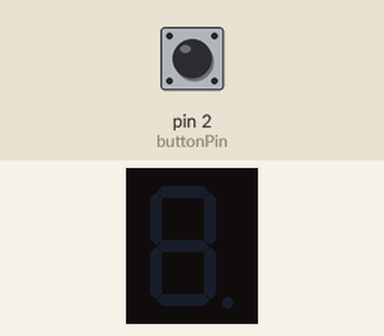
Simulated run of this sketch. Board: Arduino Uno, built with avr-gcc and run on an emulated ATmega328P. Parts: 1-digit seven-segment display. The inputs (shaded band) are chosen by the test bench; at power-on: pin 2 (buttonPin) HIGH. Random numbers use the default seed unless the sketch sets one.

Above: at 1.2 s.
1.3 s: pin 2 (buttonPin) pulled LOW for 3.2 s
At 1.6 s:
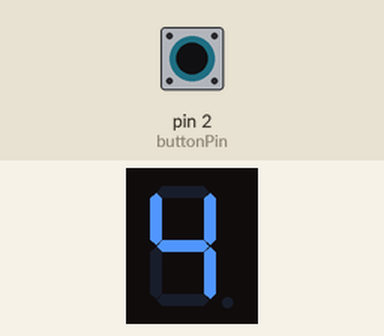
6.0 s: pin 2 (buttonPin) pulled LOW for 0.15 s
At 6.3 s:
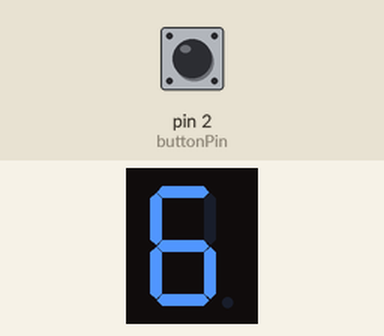
8.5 s: pin 2 (buttonPin) pulled LOW for 1 s
At 9.3 s:
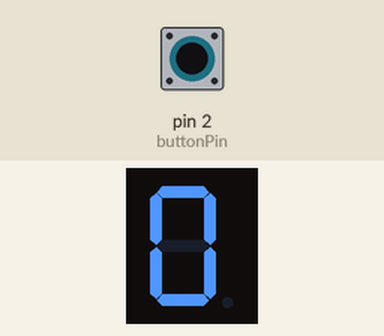
Timing chart, 0 to 11.5 s (numbered marks = the images above; inputs shaded):
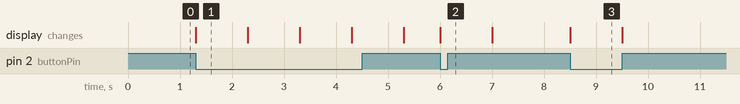

Measured:
- after the input at 1.3 s, the display: changes at once (image 1)
- after the input at 6.0 s, the display: changes at once (image 2)
- after the input at 8.5 s, the display: changes at once (image 3)
- what the display in image 1 shows lasts 1.0 s, from 1.3 s to 2.3 s

The sketch:

randomNumber.ino
```cpp
#include <SevSeg.h>

const int buttonPin = 2;   // Pin conectado al botón
const int displayPin1 = 3; // Pin conectado al segmento A del display
const int displayPin2 = 4; // Pin conectado al segmento B del display
const int displayPin3 = 5; // Pin conectado al segmento C del display
const int displayPin4 = 6; // Pin conectado al segmento D del display
const int displayPin5 = 7; // Pin conectado al segmento E del display
const int displayPin6 = 8; // Pin conectado al segmento F del display
const int displayPin7 = 9; // Pin conectado al segmento G del display

SevSeg sevseg;             // Objeto de la biblioteca SevSeg

int buttonState = 0;       // Variable para almacenar el estado del botón
int randomNumber = 0;     // Variable para almacenar el número aleatorio generado

void setup() {
  pinMode(buttonPin, INPUT_PULLUP); // Configurar el pin del botón como entrada con resistencia pull-up

  // Configurar los pines del display como salida
  pinMode(displayPin1, OUTPUT);
  pinMode(displayPin2, OUTPUT);
  pinMode(displayPin3, OUTPUT);
  pinMode(displayPin4, OUTPUT);
  pinMode(displayPin5, OUTPUT);
  pinMode(displayPin6, OUTPUT);
  pinMode(displayPin7, OUTPUT);

  byte numDigits = 1;      // Número de dígitos en el display (en este caso, solo se muestra un dígito)
  byte digitPins[] = {displayPin1, displayPin2, displayPin3, displayPin4, displayPin5, displayPin6, displayPin7}; // Pines de los segmentos del display
  byte segmentPins[] = {displayPin7, displayPin6, displayPin5, displayPin4, displayPin3, displayPin2, displayPin1}; // Pines de los dígitos del display
  sevseg.begin(COMMON_CATHODE, numDigits, digitPins, segmentPins); // Inicializar el objeto SevSeg

  randomSeed(analogRead(A0)); // Inicializar la semilla del generador de números aleatorios con una lectura analógica
}

void loop() {
  buttonState = digitalRead(buttonPin); // Leer el estado del botón

  if (buttonState == LOW) { // Si se presiona el botón
    randomNumber = random(0, 10); // Generar un número aleatorio entre 0 y 9

    // Mostrar el número en el display de 7 segmentos
    sevseg.setNumber(randomNumber, 1);
    sevseg.refreshDisplay();

    delay(1000); // Mostrar el número durante 1 segundo
    sevseg.blank(); // Apagar el display
  }
}
```
